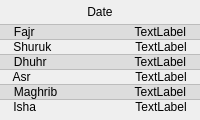
      <widget class="QWidget" name="home">
       <property name="layoutDirection">
        <enum>Qt::LeftToRight</enum>
       </property>
       <layout class="QGridLayout" name="homeLayout">
        <property name="leftMargin">
         <number>0</number>
        </property>
        <property name="topMargin">
         <number>5</number>
        </property>
        <property name="rightMargin">
         <number>0</number>
        </property>
        <property name="bottomMargin">
         <number>6</number>
        </property>
        <property name="spacing">
         <number>0</number>
        </property>
        <item row="1" column="0" colspan="2">
         <spacer name="hSpacer">
          <property name="orientation">
           <enum>Qt::Vertical</enum>
          </property>
          <property name="sizeType">
           <enum>QSizePolicy::Fixed</enum>
          </property>
          <property name="sizeHint" stdset="0">
           <size>
            <width>0</width>
            <height>5</height>
           </size>
          </property>
         </spacer>
        </item>
        <item row="6" column="0">
         <widget class="QLabel" name="hMaghribL">
          <property name="styleSheet">
           <string notr="true">background-color: rgba(0, 0, 0, 7.5%);
border-width: 1px; border-style: solid; border-color: rgba(0, 0, 0, 15%) rgba(0, 0, 0, 0) rgba(0, 0, 0, 15%)  rgba(0, 0, 0, 0)</string>
          </property>
          <property name="text">
           <string>   Maghrib</string>
          </property>
         </widget>
        </item>
        <item row="4" column="1">
         <widget class="QLabel" name="hDhuhrT">
          <property name="styleSheet">
           <string notr="true">background-color: rgba(0, 0, 0, 7.5%);
border-width: 1px; border-style: solid; border-color: rgba(0, 0, 0, 15%) rgba(0, 0, 0, 0) rgba(0, 0, 0, 15%)  rgba(0, 0, 0, 0);</string>
          </property>
          <property name="text">
           <string>TextLabel   </string>
          </property>
          <property name="alignment">
           <set>Qt::AlignRight|Qt::AlignTrailing|Qt::AlignVCenter</set>
          </property>
         </widget>
        </item>
        <item row="3" column="1">
         <widget class="QLabel" name="hShurukT">
          <property name="text">
           <string>TextLabel    </string>
          </property>
          <property name="alignment">
           <set>Qt::AlignRight|Qt::AlignTrailing|Qt::AlignVCenter</set>
          </property>
         </widget>
        </item>
        <item row="4" column="0">
         <widget class="QLabel" name="hDhuhrL">
          <property name="styleSheet">
           <string notr="true">background-color: rgba(0, 0, 0, 7.5%);
border-width: 1px; border-style: solid; border-color: rgba(0, 0, 0, 15%) rgba(0, 0, 0, 0) rgba(0, 0, 0, 15%)  rgba(0, 0, 0, 0);</string>
          </property>
          <property name="text">
           <string>   Dhuhr</string>
          </property>
         </widget>
        </item>
        <item row="7" column="0">
         <widget class="QLabel" name="hIshaL">
          <property name="text">
           <string>    Isha</string>
          </property>
         </widget>
        </item>
        <item row="6" column="1">
         <widget class="QLabel" name="hMaghribT">
          <property name="styleSheet">
           <string notr="true">background-color: rgba(0, 0, 0, 7.5%);
border-width: 1px; border-style: solid; border-color: rgba(0, 0, 0, 15%) rgba(0, 0, 0, 0) rgba(0, 0, 0, 15%)  rgba(0, 0, 0, 0)</string>
          </property>
          <property name="text">
           <string>TextLabel   </string>
          </property>
          <property name="alignment">
           <set>Qt::AlignRight|Qt::AlignTrailing|Qt::AlignVCenter</set>
          </property>
         </widget>
        </item>
        <item row="3" column="0">
         <widget class="QLabel" name="hShurukL">
          <property name="text">
           <string>    Shuruk</string>
          </property>
         </widget>
        </item>
        <item row="2" column="1">
         <widget class="QLabel" name="hFajrT">
          <property name="styleSheet">
           <string notr="true">background-color: rgba(0, 0, 0, 7.5%);
border-width: 1px; border-style: solid; border-color: rgba(0, 0, 0, 15%) rgba(0, 0, 0, 0) rgba(0, 0, 0, 15%)  rgba(0, 0, 0, 0);</string>
          </property>
          <property name="text">
           <string>TextLabel   </string>
          </property>
          <property name="alignment">
           <set>Qt::AlignRight|Qt::AlignTrailing|Qt::AlignVCenter</set>
          </property>
         </widget>
        </item>
        <item row="5" column="0">
         <widget class="QLabel" name="hAsrL">
          <property name="layoutDirection">
           <enum>Qt::RightToLeft</enum>
          </property>
          <property name="text">
           <string>    Asr</string>
          </property>
         </widget>
        </item>
        <item row="2" column="0">
         <widget class="QLabel" name="hFajrL">
          <property name="layoutDirection">
           <enum>Qt::RightToLeft</enum>
          </property>
          <property name="styleSheet">
           <string notr="true">background-color: rgba(0, 0, 0, 7.5%); border-width: 1px; border-style: solid; border-color: rgba(0, 0, 0, 15%) rgba(0, 0, 0, 0) rgba(0, 0, 0, 15%)  rgba(0, 0, 0, 0);</string>
          </property>
          <property name="text">
           <string>   Fajr</string>
          </property>
          <property name="alignment">
           <set>Qt::AlignLeading|Qt::AlignLeft|Qt::AlignVCenter</set>
          </property>
         </widget>
        </item>
        <item row="5" column="1">
         <widget class="QLabel" name="hAsrT">
          <property name="text">
           <string>TextLabel    </string>
          </property>
          <property name="alignment">
           <set>Qt::AlignRight|Qt::AlignTrailing|Qt::AlignVCenter</set>
          </property>
         </widget>
        </item>
        <item row="7" column="1">
         <widget class="QLabel" name="hIshaT">
          <property name="text">
           <string>TextLabel    </string>
          </property>
          <property name="alignment">
           <set>Qt::AlignRight|Qt::AlignTrailing|Qt::AlignVCenter</set>
          </property>
         </widget>
        </item>
        <item row="0" column="0" colspan="2">
         <widget class="QLabel" name="hDate">
          <property name="text">
           <string>Date</string>
          </property>
          <property name="alignment">
           <set>Qt::AlignCenter</set>
          </property>
         </widget>
        </item>
       </layout>
      </widget>
